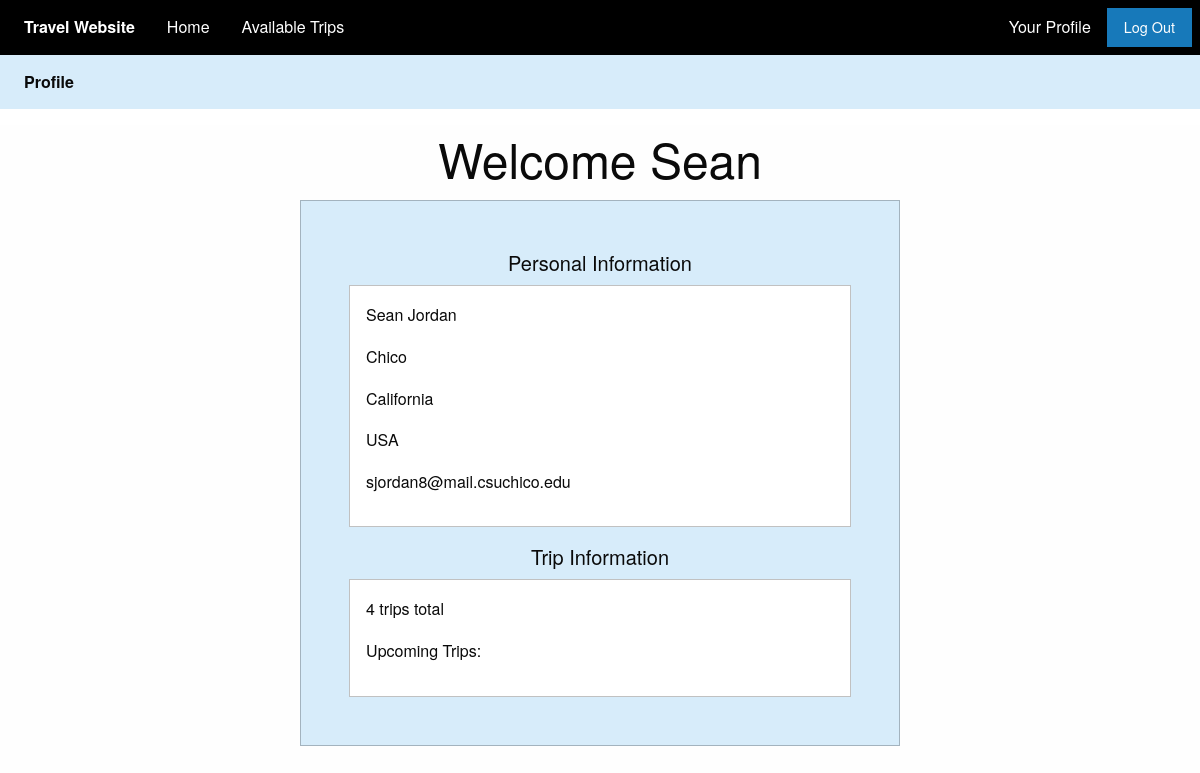
The app's page /profile/ (signed in), older data.
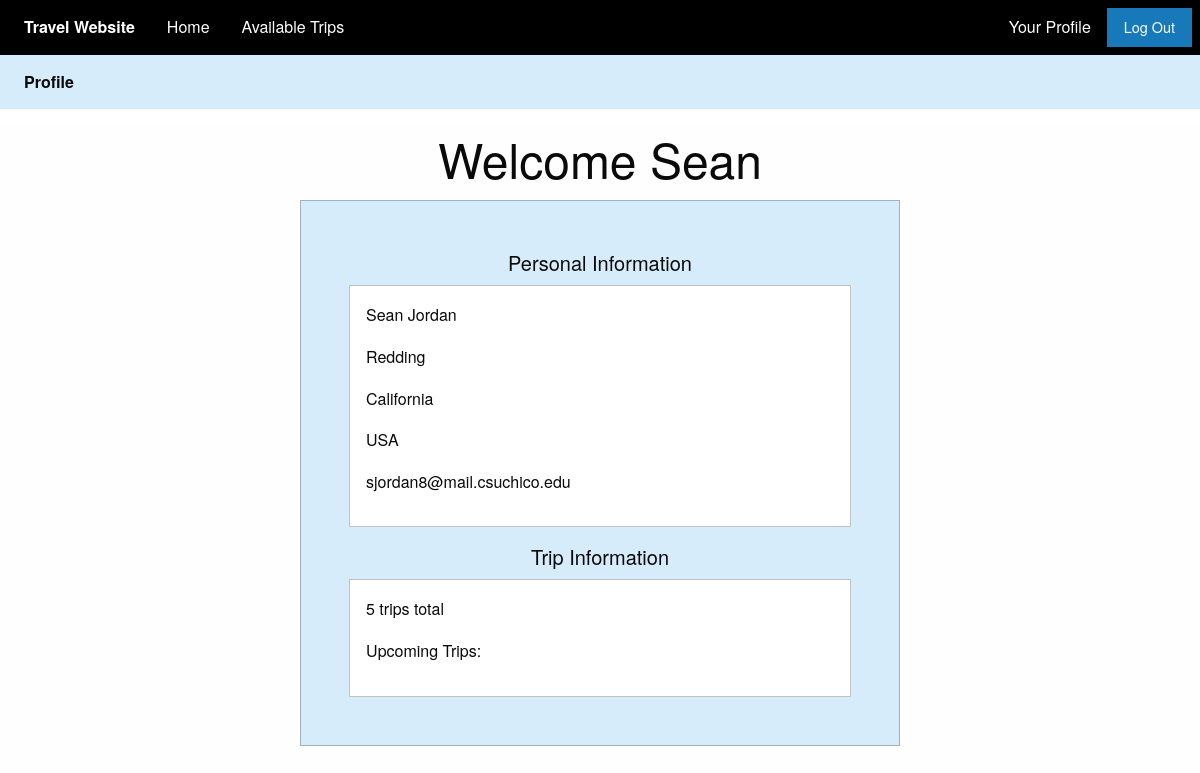
The same page, newer data.
### myapp/models.py (models this page shows)
class Profile(models.Model):
    user = models.OneToOneField(User, on_delete=models.CASCADE)
    city = models.CharField(max_length=50)
    state = models.CharField(max_length=50)
    country = models.CharField(max_length=50)
    trips_total = models.IntegerField(default=0)
    trips = models.ManyToManyField(Trip)

### myapp/views.py (the view)
# urls.py: path('profile/', views.view_profile),
@login_required
def view_profile(request):
    profile = request.user.profile
    trip_list = profile.trips.all()
    context = {'profile':profile, 'trip_list':trip_list}
    return render(request, 'profile.html', context)

### myapp/templates/profile.html
{% extends "base.html" %}
{% block body %}
<div class="top-bar" style="background-color:#d7ecfa">
  <div class="top-bar-left">
    <ul class="dropdown menu" style="background-color:#d7ecfa" data-dropdown-menu>
      <li class="menu-text" style="background-color:#d7ecfa">Profile</li>
    </ul>
  </div>
</div>
<div class="top-bar" style="background-color:#FFFFFF">
</div>
<div class="grid-container">
  <div class="grid-x grid-padding-x">
    <div class="large-6 medium-8 small-10 large-offset-3 medium-offset-2 small-offset-1">
      <div>
      <h1 class="text-center">Welcome{% if user.is_authenticated %} {{ user.first_name }}{% endif %}</h1>
      </div>
      <div class="callout primary large">
        <div class="text-center"><h5>Personal Information</h5></div>
        <div class="callout">
          <div class="cell"><p>{{ user.first_name }} {{ user.last_name }}</p></div>
          <div class="cell"><p>{{ profile.city }}</p></div>
          <div class="cell"><p>{{ profile.state }}</p></div>
          <div class="cell"><p>{{ profile.country }}</p></div>
          <div class="cell"><p>{{ user.email }}</p></div>
        </div>
        <div class="text-center"><h5>Trip Information</h5></div>
        <div class="callout">
          <div class="cell"><p>{{ profile.trips_total }} trips total</p></div>
          <div class="cell"><p>Upcoming Trips: </p></div>
        </div>
    </div>
  </div>
</div>
{% endblock %}

Row changes from the older to the newer data that the page shows:
changed Profile "California": city "Chico" → "Redding"; trips_total "4" → "5"
